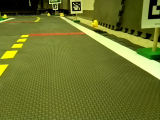
#> input picture RL_/gym-duckietown-daffy/media/duckiebot_1.png, 160 x 120 px
$ python -i wrappers.py   (imports and definitions only)
#> lines starting #> are read from the running program, lines starting #| are printed output that depends on the picture
import gym
from gym import spaces
import numpy as np
from PIL import Image
from matplotlib import pyplot as plt#remove after debug
from gym.spaces import Box
import cv2

cutted_img_height = 350 #@param {type: "slider", min: 0, max: 480, step:1}
resize_ratio = 0.35 #@param {type: "slider", min: 0.0, max: 1.0, step:0.01}

img_height = 480
top_crop = img_height - cutted_img_height

img_final_height = int(cutted_img_height * resize_ratio)
img_final_width = int(640 * resize_ratio)

# [7 lines left out: function cropimg, not called in this run]

def houghtransform(img):
    """
    Apply Hough Line transform, for theory see:
    https://opencv-python-tutroals.readthedocs.io/en/latest/py_tutorials/py_imgproc/py_houghlines/py_houghlines.html

    :param img: (RGB image as np array)
    """
    frame_BGR = cv2.cvtColor(img, cv2.COLOR_RGB2BGR)
#> frame_BGR is the input picture: shape (120, 160, 3); mean B, G, R 42.7, 117, 108.9
    #gray = cv2.cvtColor(img,cv2.COLOR_RGB2GRAY, 3)
    edges = cv2.Canny(frame_BGR,50,150,apertureSize = 3)
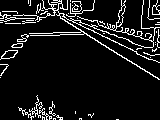
#> edges: shape (120, 160); 9.2% white in thin lines or dots
    # [5 lines of commented-out code are left out]
    imgRGB = cv2.cvtColor(edges, cv2.COLOR_BGR2RGB)
#> imgRGB: shape (120, 160, 3); 9.2% white in thin lines or dots
    return imgRGB

# [53 lines left out: functions resizeimg, takeyellow, takewhiteyellow, white_balance, not called in this run]


class ObsWrapper(gym.ObservationWrapper):
    # [12 lines left out: functions __init__, observation, not called in this run]


class ResizeWrapper(gym.ObservationWrapper):
    # [30 lines left out: functions __init__, observation, not called in this run]


class NormalizeWrapper(gym.ObservationWrapper):
    # [12 lines left out: functions __init__, observation, not called in this run]


class ImgWrapper(gym.ObservationWrapper):
    # [9 lines left out: function __init__, not called in this run]

    def observation(self, observation):
        return observation.transpose(2, 0, 1)


class DtRewardWrapper(gym.RewardWrapper):
    def __init__(self, env):
        super(DtRewardWrapper, self).__init__(env)

    # [9 lines left out: function reward, not called in this run]


# this is needed because at max speed the duckie can't turn anymore
class ActionWrapper(gym.ActionWrapper):
    def __init__(self, env):
        gym.ActionWrapper.__init__(self, env)

    def action(self, action):
        action_ = [action[0] * 0.8, action[1]]
        return action_


class SteeringToWheelVelWrapper(gym.ActionWrapper):
    """
    Converts policy that was trained with [velocity|heading] actions to
    [wheelvel_left|wheelvel_right] to comply with AIDO evaluation format
    """

    # [44 lines left out: functions __init__, action, not called in this run]

>>> import cv2
>>> picture = cv2.cvtColor(cv2.imread('../gym-duckietown-daffy/media/duckiebot_1.png'), cv2.COLOR_BGR2RGB)
>>> result = houghtransform(picture)
